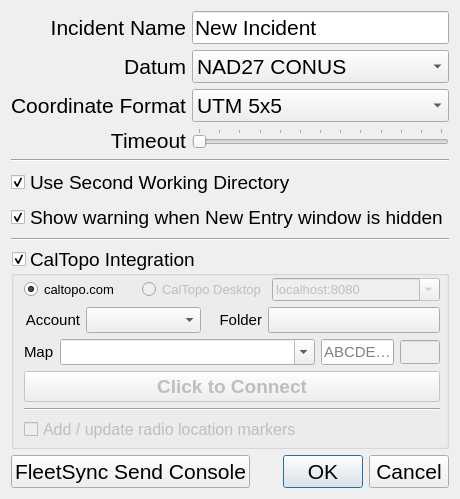
<?xml version="1.0" encoding="UTF-8"?>
<ui version="4.0">
 <class>optionsDialog</class>
 <widget class="QDialog" name="optionsDialog">
  <property name="geometry">
   <rect>
    <x>0</x>
    <y>0</y>
    <width>628</width>
    <height>517</height>
   </rect>
  </property>
  <property name="font">
   <font>
    <family>Segoe UI</family>
    <pointsize>16</pointsize>
   </font>
  </property>
  <property name="windowTitle">
   <string>Options</string>
  </property>
  <layout class="QVBoxLayout" name="verticalLayout">
   <property name="sizeConstraint">
    <enum>QLayout::SetFixedSize</enum>
   </property>
   <item>
    <layout class="QFormLayout" name="formLayout">
     <property name="labelAlignment">
      <set>Qt::AlignRight|Qt::AlignTrailing|Qt::AlignVCenter</set>
     </property>
     <item row="0" column="0">
      <widget class="QLabel" name="label">
       <property name="font">
        <font>
         <family>Segoe UI</family>
         <pointsize>16</pointsize>
        </font>
       </property>
       <property name="text">
        <string>Incident Name</string>
       </property>
       <property name="alignment">
        <set>Qt::AlignRight|Qt::AlignTrailing|Qt::AlignVCenter</set>
       </property>
      </widget>
     </item>
     <item row="0" column="1">
      <widget class="QLineEdit" name="incidentField">
       <property name="font">
        <font>
         <family>Segoe UI</family>
         <pointsize>16</pointsize>
        </font>
       </property>
       <property name="focusPolicy">
        <enum>Qt::ClickFocus</enum>
       </property>
       <property name="text">
        <string>New Incident</string>
       </property>
      </widget>
     </item>
     <item row="1" column="0">
      <widget class="QLabel" name="label_3">
       <property name="font">
        <font>
         <family>Segoe UI</family>
         <pointsize>16</pointsize>
        </font>
       </property>
       <property name="text">
        <string>Datum</string>
       </property>
       <property name="alignment">
        <set>Qt::AlignRight|Qt::AlignTrailing|Qt::AlignVCenter</set>
       </property>
      </widget>
     </item>
     <item row="1" column="1">
      <widget class="QComboBox" name="datumField">
       <property name="font">
        <font>
         <family>Segoe UI</family>
         <pointsize>16</pointsize>
        </font>
       </property>
       <property name="focusPolicy">
        <enum>Qt::ClickFocus</enum>
       </property>
       <item>
        <property name="text">
         <string>NAD27 CONUS</string>
        </property>
       </item>
       <item>
        <property name="text">
         <string>WGS84</string>
        </property>
       </item>
      </widget>
     </item>
     <item row="2" column="0">
      <widget class="QLabel" name="label_4">
       <property name="font">
        <font>
         <family>Segoe UI</family>
         <pointsize>16</pointsize>
        </font>
       </property>
       <property name="text">
        <string>Coordinate Format</string>
       </property>
       <property name="alignment">
        <set>Qt::AlignRight|Qt::AlignTrailing|Qt::AlignVCenter</set>
       </property>
      </widget>
     </item>
     <item row="2" column="1">
      <widget class="QComboBox" name="formatField">
       <property name="font">
        <font>
         <family>Segoe UI</family>
         <pointsize>16</pointsize>
        </font>
       </property>
       <property name="focusPolicy">
        <enum>Qt::ClickFocus</enum>
       </property>
       <item>
        <property name="text">
         <string>UTM 5x5</string>
        </property>
       </item>
       <item>
        <property name="text">
         <string>UTM 7x7</string>
        </property>
       </item>
       <item>
        <property name="text">
         <string>D.d°</string>
        </property>
       </item>
       <item>
        <property name="text">
         <string>D° M.m'</string>
        </property>
       </item>
       <item>
        <property name="text">
         <string>D° M' S.s&quot;</string>
        </property>
       </item>
      </widget>
     </item>
     <item row="3" column="0">
      <widget class="QLabel" name="timeoutLabel">
       <property name="font">
        <font>
         <family>Segoe UI</family>
         <pointsize>16</pointsize>
        </font>
       </property>
       <property name="text">
        <string>Timeout</string>
       </property>
       <property name="alignment">
        <set>Qt::AlignRight|Qt::AlignTrailing|Qt::AlignVCenter</set>
       </property>
      </widget>
     </item>
     <item row="3" column="1">
      <widget class="QSlider" name="timeoutField">
       <property name="font">
        <font>
         <family>Segoe UI</family>
         <pointsize>16</pointsize>
        </font>
       </property>
       <property name="focusPolicy">
        <enum>Qt::ClickFocus</enum>
       </property>
       <property name="minimum">
        <number>0</number>
       </property>
       <property name="maximum">
        <number>12</number>
       </property>
       <property name="singleStep">
        <number>1</number>
       </property>
       <property name="pageStep">
        <number>2</number>
       </property>
       <property name="value">
        <number>0</number>
       </property>
       <property name="tracking">
        <bool>true</bool>
       </property>
       <property name="orientation">
        <enum>Qt::Horizontal</enum>
       </property>
       <property name="tickPosition">
        <enum>QSlider::TicksAbove</enum>
       </property>
       <property name="tickInterval">
        <number>1</number>
       </property>
      </widget>
     </item>
    </layout>
   </item>
   <item>
    <layout class="QVBoxLayout" name="verticalLayout_2">
     <item>
      <widget class="Line" name="line">
       <property name="orientation">
        <enum>Qt::Horizontal</enum>
       </property>
      </widget>
     </item>
     <item>
      <widget class="QCheckBox" name="secondWorkingDirCheckBox">
       <property name="font">
        <font>
         <pointsize>14</pointsize>
        </font>
       </property>
       <property name="whatsThis">
        <string extracomment="Uncheck if local network is slow or intermittent"/>
       </property>
       <property name="text">
        <string>Use Second Working Directory</string>
       </property>
       <property name="checked">
        <bool>true</bool>
       </property>
      </widget>
     </item>
     <item>
      <widget class="QCheckBox" name="newEntryWarningCheckBox">
       <property name="font">
        <font>
         <pointsize>14</pointsize>
        </font>
       </property>
       <property name="text">
        <string>Show warning when New Entry window is hidden</string>
       </property>
       <property name="checked">
        <bool>true</bool>
       </property>
       <property name="tristate">
        <bool>false</bool>
       </property>
      </widget>
     </item>
     <item>
      <widget class="Line" name="line_2">
       <property name="orientation">
        <enum>Qt::Horizontal</enum>
       </property>
      </widget>
     </item>
    </layout>
   </item>
   <item>
    <widget class="QGroupBox" name="caltopoGroupBox">
     <property name="font">
      <font>
       <pointsize>14</pointsize>
      </font>
     </property>
     <property name="title">
      <string>CalTopo Integration</string>
     </property>
     <property name="checkable">
      <bool>true</bool>
     </property>
     <layout class="QVBoxLayout" name="verticalLayout_3">
      <property name="leftMargin">
       <number>10</number>
      </property>
      <property name="topMargin">
       <number>2</number>
      </property>
      <property name="rightMargin">
       <number>6</number>
      </property>
      <property name="bottomMargin">
       <number>4</number>
      </property>
      <item>
       <layout class="QHBoxLayout" name="horizontalLayout_4" stretch="2,2,3">
        <item>
         <widget class="QRadioButton" name="caltopoComButton">
          <property name="font">
           <font>
            <pointsize>10</pointsize>
           </font>
          </property>
          <property name="text">
           <string>caltopo.com</string>
          </property>
          <property name="checked">
           <bool>true</bool>
          </property>
          <attribute name="buttonGroup">
           <string notr="true">buttonGroup</string>
          </attribute>
         </widget>
        </item>
        <item>
         <widget class="QRadioButton" name="caltopoDesktopButton">
          <property name="enabled">
           <bool>false</bool>
          </property>
          <property name="font">
           <font>
            <pointsize>10</pointsize>
           </font>
          </property>
          <property name="text">
           <string>CalTopo Desktop</string>
          </property>
          <attribute name="buttonGroup">
           <string notr="true">buttonGroup</string>
          </attribute>
         </widget>
        </item>
        <item>
         <widget class="QComboBox" name="ctdServerComboBox">
          <property name="enabled">
           <bool>false</bool>
          </property>
          <property name="font">
           <font>
            <pointsize>10</pointsize>
           </font>
          </property>
          <property name="editable">
           <bool>true</bool>
          </property>
          <property name="currentText">
           <string>localhost:8080</string>
          </property>
         </widget>
        </item>
       </layout>
      </item>
      <item>
       <layout class="QVBoxLayout" name="verticalLayout_4" stretch="0,0,0,0,0">
        <item>
         <layout class="QHBoxLayout" name="horizontalLayout_3" stretch="0,2,0,3">
          <property name="leftMargin">
           <number>0</number>
          </property>
          <item>
           <widget class="QLabel" name="caltopoAccountAndFolderLabel">
            <property name="sizePolicy">
             <sizepolicy hsizetype="Preferred" vsizetype="Preferred">
              <horstretch>0</horstretch>
              <verstretch>0</verstretch>
             </sizepolicy>
            </property>
            <property name="font">
             <font>
              <pointsize>11</pointsize>
             </font>
            </property>
            <property name="text">
             <string>Account</string>
            </property>
            <property name="alignment">
             <set>Qt::AlignRight|Qt::AlignTrailing|Qt::AlignVCenter</set>
            </property>
           </widget>
          </item>
          <item>
           <widget class="QComboBox" name="caltopoAccountComboBox">
            <property name="sizePolicy">
             <sizepolicy hsizetype="Expanding" vsizetype="Preferred">
              <horstretch>0</horstretch>
              <verstretch>0</verstretch>
             </sizepolicy>
            </property>
            <property name="font">
             <font>
              <pointsize>11</pointsize>
             </font>
            </property>
            <property name="currentText">
             <string/>
            </property>
           </widget>
          </item>
          <item>
           <widget class="QLabel" name="caltopoFolderLabel">
            <property name="font">
             <font>
              <pointsize>11</pointsize>
             </font>
            </property>
            <property name="text">
             <string>   Folder</string>
            </property>
            <property name="alignment">
             <set>Qt::AlignRight|Qt::AlignTrailing|Qt::AlignVCenter</set>
            </property>
           </widget>
          </item>
          <item>
           <widget class="QPushButton" name="caltopoFolderButton">
            <property name="enabled">
             <bool>true</bool>
            </property>
            <property name="sizePolicy">
             <sizepolicy hsizetype="MinimumExpanding" vsizetype="Fixed">
              <horstretch>0</horstretch>
              <verstretch>0</verstretch>
             </sizepolicy>
            </property>
            <property name="font">
             <font>
              <pointsize>11</pointsize>
             </font>
            </property>
            <property name="styleSheet">
             <string notr="true">text-align:left;</string>
            </property>
            <property name="text">
             <string/>
            </property>
           </widget>
          </item>
         </layout>
        </item>
        <item>
         <layout class="QHBoxLayout" name="horizontalLayout_2" stretch="0,7,2,0">
          <item>
           <widget class="QLabel" name="caltopoMapLabel">
            <property name="font">
             <font>
              <pointsize>11</pointsize>
             </font>
            </property>
            <property name="text">
             <string>Map</string>
            </property>
           </widget>
          </item>
          <item>
           <widget class="CustomComboBox" name="caltopoMapNameComboBox">
            <property name="sizePolicy">
             <sizepolicy hsizetype="Expanding" vsizetype="Preferred">
              <horstretch>0</horstretch>
              <verstretch>0</verstretch>
             </sizepolicy>
            </property>
            <property name="font">
             <font>
              <pointsize>11</pointsize>
             </font>
            </property>
            <property name="editable">
             <bool>true</bool>
            </property>
           </widget>
          </item>
          <item>
           <widget class="QLineEdit" name="caltopoMapIDField">
            <property name="sizePolicy">
             <sizepolicy hsizetype="Preferred" vsizetype="Preferred">
              <horstretch>0</horstretch>
              <verstretch>0</verstretch>
             </sizepolicy>
            </property>
            <property name="font">
             <font>
              <pointsize>11</pointsize>
             </font>
            </property>
            <property name="placeholderText">
             <string>ABCDEFG</string>
            </property>
           </widget>
          </item>
          <item>
           <widget class="QLineEdit" name="caltopoLinkIndicator">
            <property name="enabled">
             <bool>false</bool>
            </property>
            <property name="sizePolicy">
             <sizepolicy hsizetype="Fixed" vsizetype="Fixed">
              <horstretch>0</horstretch>
              <verstretch>0</verstretch>
             </sizepolicy>
            </property>
            <property name="minimumSize">
             <size>
              <width>40</width>
              <height>24</height>
             </size>
            </property>
            <property name="maximumSize">
             <size>
              <width>30</width>
              <height>24</height>
             </size>
            </property>
            <property name="font">
             <font>
              <pointsize>10</pointsize>
             </font>
            </property>
           </widget>
          </item>
         </layout>
        </item>
        <item>
         <widget class="QPushButton" name="caltopoConnectButton">
          <property name="enabled">
           <bool>false</bool>
          </property>
          <property name="sizePolicy">
           <sizepolicy hsizetype="Minimum" vsizetype="Preferred">
            <horstretch>0</horstretch>
            <verstretch>0</verstretch>
           </sizepolicy>
          </property>
          <property name="font">
           <font>
            <pointsize>14</pointsize>
            <weight>75</weight>
            <bold>true</bold>
           </font>
          </property>
          <property name="text">
           <string>Click to Connect</string>
          </property>
         </widget>
        </item>
        <item>
         <widget class="Line" name="line_3">
          <property name="font">
           <font>
            <pointsize>12</pointsize>
           </font>
          </property>
          <property name="orientation">
           <enum>Qt::Horizontal</enum>
          </property>
         </widget>
        </item>
        <item>
         <widget class="QCheckBox" name="caltopoRadioMarkersCheckBox">
          <property name="enabled">
           <bool>false</bool>
          </property>
          <property name="font">
           <font>
            <pointsize>12</pointsize>
           </font>
          </property>
          <property name="text">
           <string>Add / update radio location markers</string>
          </property>
         </widget>
        </item>
       </layout>
      </item>
     </layout>
    </widget>
   </item>
   <item>
    <layout class="QHBoxLayout" name="horizontalLayout">
     <item>
      <widget class="QPushButton" name="fsSendButton">
       <property name="sizePolicy">
        <sizepolicy hsizetype="Minimum" vsizetype="Fixed">
         <horstretch>0</horstretch>
         <verstretch>0</verstretch>
        </sizepolicy>
       </property>
       <property name="font">
        <font>
         <family>Segoe UI</family>
         <pointsize>16</pointsize>
        </font>
       </property>
       <property name="text">
        <string>FleetSync Send Console</string>
       </property>
      </widget>
     </item>
     <item>
      <widget class="QDialogButtonBox" name="buttonBox">
       <property name="font">
        <font>
         <family>Segoe UI</family>
         <pointsize>16</pointsize>
        </font>
       </property>
       <property name="orientation">
        <enum>Qt::Horizontal</enum>
       </property>
       <property name="standardButtons">
        <set>QDialogButtonBox::Cancel|QDialogButtonBox::Ok</set>
       </property>
      </widget>
     </item>
    </layout>
   </item>
  </layout>
 </widget>
 <customwidgets>
  <customwidget>
   <class>CustomComboBox</class>
   <extends>QComboBox</extends>
   <header>radiolog.h</header>
  </customwidget>
 </customwidgets>
 <resources/>
 <connections>
  <connection>
   <sender>buttonBox</sender>
   <signal>accepted()</signal>
   <receiver>optionsDialog</receiver>
   <slot>accept()</slot>
   <hints>
    <hint type="sourcelabel">
     <x>444</x>
     <y>497</y>
    </hint>
    <hint type="destinationlabel">
     <x>157</x>
     <y>274</y>
    </hint>
   </hints>
  </connection>
  <connection>
   <sender>buttonBox</sender>
   <signal>rejected()</signal>
   <receiver>optionsDialog</receiver>
   <slot>reject()</slot>
   <hints>
    <hint type="sourcelabel">
     <x>444</x>
     <y>497</y>
    </hint>
    <hint type="destinationlabel">
     <x>286</x>
     <y>274</y>
    </hint>
   </hints>
  </connection>
  <connection>
   <sender>secondWorkingDirCheckBox</sender>
   <signal>stateChanged(int)</signal>
   <receiver>optionsDialog</receiver>
   <slot>secondWorkingDirCB()</slot>
   <hints>
    <hint type="sourcelabel">
     <x>273</x>
     <y>201</y>
    </hint>
    <hint type="destinationlabel">
     <x>188</x>
     <y>321</y>
    </hint>
   </hints>
  </connection>
  <connection>
   <sender>fsSendButton</sender>
   <signal>clicked()</signal>
   <receiver>optionsDialog</receiver>
   <slot>fsSendCB()</slot>
   <hints>
    <hint type="sourcelabel">
     <x>52</x>
     <y>497</y>
    </hint>
    <hint type="destinationlabel">
     <x>56</x>
     <y>262</y>
    </hint>
   </hints>
  </connection>
  <connection>
   <sender>newEntryWarningCheckBox</sender>
   <signal>stateChanged(int)</signal>
   <receiver>optionsDialog</receiver>
   <slot>newEntryWarningCB()</slot>
   <hints>
    <hint type="sourcelabel">
     <x>344</x>
     <y>237</y>
    </hint>
    <hint type="destinationlabel">
     <x>302</x>
     <y>373</y>
    </hint>
   </hints>
  </connection>
  <connection>
   <sender>caltopoGroupBox</sender>
   <signal>toggled(bool)</signal>
   <receiver>optionsDialog</receiver>
   <slot>caltopoEnabledCB()</slot>
   <hints>
    <hint type="sourcelabel">
     <x>61</x>
     <y>271</y>
    </hint>
    <hint type="destinationlabel">
     <x>437</x>
     <y>248</y>
    </hint>
   </hints>
  </connection>
  <connection>
   <sender>caltopoRadioMarkersCheckBox</sender>
   <signal>stateChanged(int)</signal>
   <receiver>optionsDialog</receiver>
   <slot>caltopoEnabledCB()</slot>
   <hints>
    <hint type="sourcelabel">
     <x>334</x>
     <y>444</y>
    </hint>
    <hint type="destinationlabel">
     <x>454</x>
     <y>250</y>
    </hint>
   </hints>
  </connection>
  <connection>
   <sender>caltopoConnectButton</sender>
   <signal>clicked()</signal>
   <receiver>optionsDialog</receiver>
   <slot>caltopoConnectButtonClicked()</slot>
   <hints>
    <hint type="sourcelabel">
     <x>364</x>
     <y>393</y>
    </hint>
    <hint type="destinationlabel">
     <x>453</x>
     <y>368</y>
    </hint>
   </hints>
  </connection>
  <connection>
   <sender>caltopoAccountComboBox</sender>
   <signal>currentTextChanged(QString)</signal>
   <receiver>optionsDialog</receiver>
   <slot>caltopoAccountComboBoxChanged()</slot>
   <hints>
    <hint type="sourcelabel">
     <x>185</x>
     <y>342</y>
    </hint>
    <hint type="destinationlabel">
     <x>449</x>
     <y>431</y>
    </hint>
   </hints>
  </connection>
  <connection>
   <sender>caltopoMapIDField</sender>
   <signal>textChanged(QString)</signal>
   <receiver>optionsDialog</receiver>
   <slot>caltopoMapIDTextChanged()</slot>
   <hints>
    <hint type="sourcelabel">
     <x>541</x>
     <y>375</y>
    </hint>
    <hint type="destinationlabel">
     <x>450</x>
     <y>321</y>
    </hint>
   </hints>
  </connection>
  <connection>
   <sender>caltopoMapNameComboBox</sender>
   <signal>highlighted(int)</signal>
   <receiver>optionsDialog</receiver>
   <slot>caltopoMapNameComboBoxHighlightChanged()</slot>
   <hints>
    <hint type="sourcelabel">
     <x>188</x>
     <y>375</y>
    </hint>
    <hint type="destinationlabel">
     <x>4</x>
     <y>334</y>
    </hint>
   </hints>
  </connection>
  <connection>
   <sender>caltopoDesktopButton</sender>
   <signal>toggled(bool)</signal>
   <receiver>optionsDialog</receiver>
   <slot>caltopoServerChanged()</slot>
   <hints>
    <hint type="sourcelabel">
     <x>208</x>
     <y>297</y>
    </hint>
    <hint type="destinationlabel">
     <x>374</x>
     <y>150</y>
    </hint>
   </hints>
  </connection>
  <connection>
   <sender>caltopoFolderButton</sender>
   <signal>pressed()</signal>
   <receiver>optionsDialog</receiver>
   <slot>caltopoFolderButtonPressed()</slot>
   <hints>
    <hint type="sourcelabel">
     <x>558</x>
     <y>325</y>
    </hint>
    <hint type="destinationlabel">
     <x>545</x>
     <y>145</y>
    </hint>
   </hints>
  </connection>
 </connections>
 <slots>
  <slot>secondWorkingDirCB()</slot>
  <slot>fsSendCB()</slot>
  <slot>newEntryWarningCB()</slot>
  <slot>caltopoEnabledCB()</slot>
  <slot>caltopoURLCB()</slot>
  <slot>caltopoConnectButtonClicked()</slot>
  <slot>caltopoMapNameComboBoxChanged()</slot>
  <slot>caltopoAccountComboBoxChanged()</slot>
  <slot>caltopoMapIDTextChanged()</slot>
  <slot>caltopoMapNameComboBoxHighlightChanged()</slot>
  <slot>caltopoUpdateGUI()</slot>
  <slot>caltopoServerChanged()</slot>
  <slot>caltopoFolderButtonPressed()</slot>
 </slots>
 <buttongroups>
  <buttongroup name="buttonGroup"/>
 </buttongroups>
</ui>
